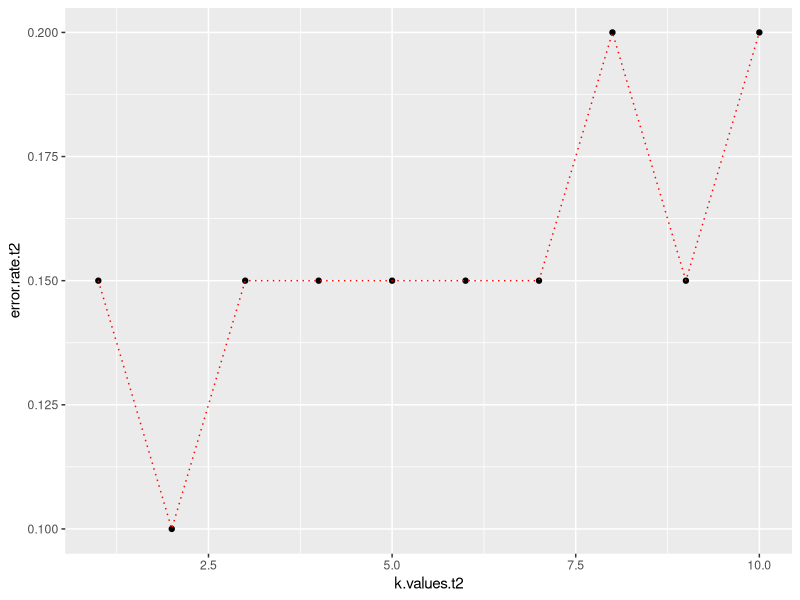

Write R code to recreate this figure.
df.t2 <- read.csv("t-2.csv")
#
scale.t2 <- scale(df.t2[1:7])
#
var(scale.t2[,1])
df.final.t2 <- cbind(scale.t2,df.t2[8])
#split
set.seed(101)
library(caTools)
sample.t2 <- sample.split(df.final.t2$br, SplitRatio = 0.7)
train.t2 <- subset(df.final.t2, sample.t2 == T)
test.t2 <- subset(df.final.t2, sample.t2 == F)

#train the data
library(class)

predict.t2 <- knn(train.t2[1:7], test.t2[1:7], train.t2$br, k = 2)
predict.t2

#misclassification rate calculation 
mean(test.t2$br !=predict.t2)

# changing k values to get better results
predict.t2 <- NULL
error.rate.t2 <- NULL

for (i in 1:10) {
  set.seed(101)
  predict.t2 <- knn(train.t2[1:7], test.t2[1:7], train.t2$br, k = i)
  error.rate.t2[i] <- mean(test.t2$br != predict.t2)
}

#using elbow method to find k
library(ggplot2)
k.values.t2 <- 1:10
error.t2 <- data.frame(error.rate.t2,k.values.t2)

pl.t2 <- ggplot(error.t2, aes(x=k.values.t2, y=error.rate.t2)) + geom_point() 
pl.t2 <- pl.t2 + geom_line(lty = "dotted", color = "red")
plot(pl.t2)

# k = 2 is best
